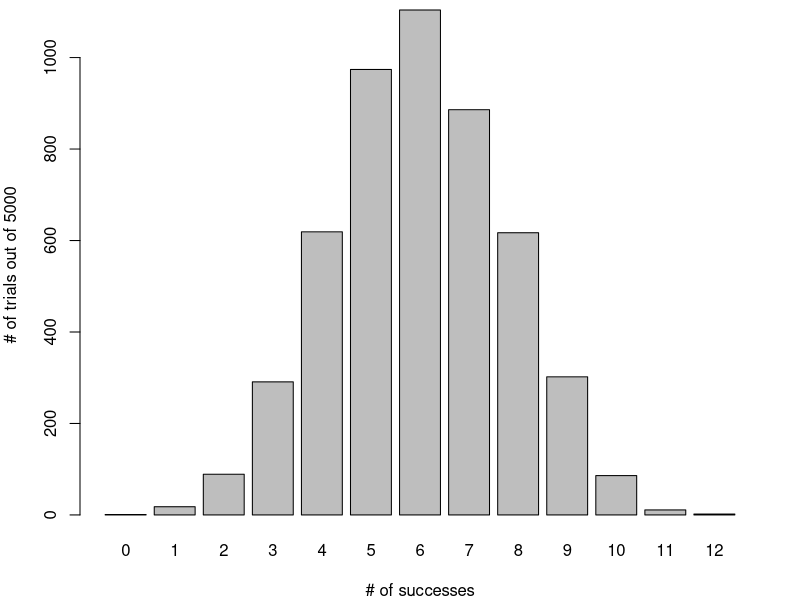
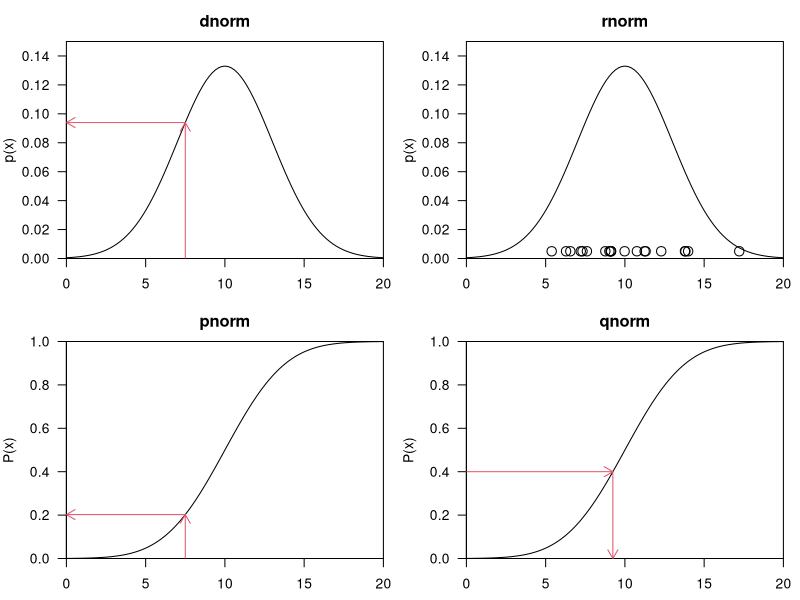
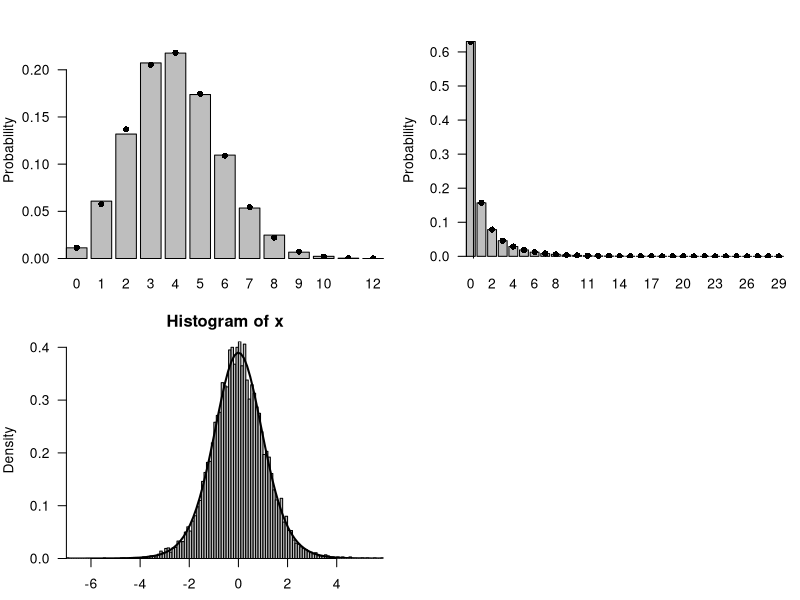

Write the R code that produced these figures, in order.
## ---- chunk 1
library(knitr)
opts_chunk$set(tidy.opts=list(width.cutoff=5), tidy = TRUE)
## ---- chunk 2
par(mar = c(4.0,4.0,0.5,2))
set.seed(1)
plot(factor(rbinom(5000,size=12,prob=0.5)), xlab="# of successes", 
     ylab="# of trials out of 5000")

## ---- chunk 3
par(mfrow = c(2,2), mar = c(2.5,4,2.5,1), mgp = c(3,1,0), las = 1, xaxs = "i", yaxs = "i")
mu = 10
sd = 3
x = 7.5
P = 0.4
# dnorm
curve(dnorm(x,mu,sd),0,20, ylab = "p(x)", main = "dnorm", ylim = c(0,0.15))
arrows(x,0,x,dnorm(x,mu,sd), length = 0.1, col = 2)
arrows(x,dnorm(x,mu,sd), 0, dnorm(x,mu,sd), length = 0.1, col = 2)

# rnorm
curve(dnorm(x,mu,sd),0,20, ylab = "p(x)", main = "rnorm", ylim = c(0,0.15))
set.seed(0)
sample = rnorm(20, mu, sd)
points(sample, rep(0.005, 20), cex = 1.5)

# pnorm
curve(pnorm(x,mu,sd),0,20, ylab = "P(x)", main = "pnorm", ylim = c(0,1))
arrows(x,0,x,pnorm(x,mu,sd), length = 0.1, col = 2)
arrows(x,pnorm(x,mu,sd), 0, pnorm(x,mu,sd), length = 0.1, col = 2)

# qnorm
curve(pnorm(x,mu,sd),0,20, ylab = "P(x)", main = "qnorm", ylim = c(0,1))
arrows(0,P, qnorm(P,mu,sd),P, length = 0.1, col = 2)
arrows(qnorm(P,mu,sd),P, qnorm(P,mu,sd), 0, length = 0.1, col = 2)
## ---- chunk 4
set.seed(1001)
N=20; p=0.2
x = rbinom(10000,prob=p,size=N)
c(mean(x),var(x))
## ---- chunk 5
var_dist = replicate(1000,var(rbinom(10000,prob=p,size=N)))
## ---- chunk 6
summary(var_dist)
quantile(var_dist,c(0.025,0.975))
## ---- chunk 7
x = rbinom(10000,prob=p,size=N)
tx = table(factor(x,levels=0:12))/10000
b1 = barplot(tx,ylim=c(0,0.23),ylab="Probability")
points(b1,dbinom(0:12,prob=p,size=N),pch=16)
## ---- chunk 8
x = rbinom(10000,prob=p,size=N)
## ---- chunk 9
tx = table(factor(x,levels=0:12))/10000
## ---- chunk 10
dat = c(5,6,5,7,5,8); dat
tabdat=table(dat); tabdat
## ---- chunk 11
prob=tabdat/length(dat); prob
## ---- chunk 12
vals = as.numeric(names(prob))
sum(prob*vals)
## ---- chunk 13
rep(c(1,2,3),c(2,1,5))
## ---- chunk 14
rep(vals,tabdat)
## ---- chunk 15
my_dnbinom = function(x,mean,var,...) {
  mu = mean
  k = mean/(var/mean-1)
  dnbinom(x,mu=mu,size=k,...)
}

my_rnbinom = function(n,mean,var,...) {
  mu = mean
  k = mean/(var/mean-1)
  rnbinom(n,mu=mu,size=k,...)
}
## ---- chunk 16
x = my_rnbinom(100000,mean=1,var=4)
mean(x)
var(x)
## ---- chunk 17
tx = table(factor(x,levels=0:max(x)))/100000
b1 = barplot(tx,ylab="Probability")
points(b1,my_dnbinom(0:max(x),mean=1,var=4),pch=16)
abline(v=1)
## ---- chunk 18
dzinbinom = function(x,mu,size,zprob) {
  ifelse(x==0,
         zprob+(1-zprob)*dnbinom(0,mu=mu,size=size),
         (1-zprob)*dnbinom(x,mu=mu,size=size))
}
## ---- chunk 19
rzinbinom = function(n,mu,size,zprob) {
  ifelse(runif(n)<zprob,
         0,
         rnbinom(n,mu=mu,size=size))
}
## ---- chunk 20
rbinom(8,size=10,prob=0.8)
## ---- chunk 21
clutch_size = c(10,9,9,12,10,10,8,11)
rbinom(8,size=clutch_size,prob=0.8)
## ---- chunk 22
clutch_size = rpois(8,lambda=10)
rbinom(8,size=clutch_size,prob=0.8)
## ---- chunk 23
var_vals=1/rgamma(10000,shape=5,scale=1/5)
## ---- chunk 24
sd_vals = sqrt(var_vals)
## ---- chunk 25
x = rnorm(10000,mean=0,sd=sd_vals)
## ---- chunk 26
hist(x,prob=TRUE,breaks=100,col="gray")
curve(dt(x,df=11),add=TRUE,lwd=2)
